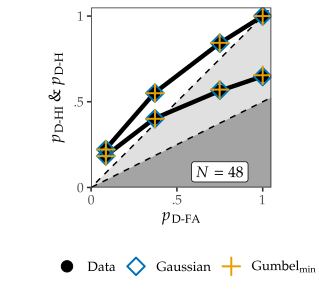

Generate this figure with R:
library("tidyverse")
library("brms")
options(mc.cores = parallel::detectCores())
theme_set(theme_bw(base_size = 15) + 
            theme(legend.position="bottom"))

source("gumbelsdai-stan.R")
source("uvsdtsdai-stan.R")

sd_priors <- set_prior("student_t(5, 0, 2.5)", class = "sd", group = "subject_id")

rawrev <- read_csv("data_norev.csv")

d_sdai <- rawrev %>% 
  mutate(ident_resp = as.integer(ident_resp)) %>% 
  group_by(subject_id, ident_resp, conf_resp) %>%
  summarise(count = n(), .groups = "drop") %>% 
  mutate(
    conf_resp = paste0("c", conf_resp),
    ident_resp = paste0("i", ident_resp+2)
  ) %>% 
  pivot_wider(names_from = c(ident_resp, conf_resp), 
              values_from = count, values_fill = 0)
### i1: ident_resp = -1 
### i2: ident_resp = 0
### i3: ident_resp = 1

##### UVSD ####

uvsdt_priors <- prior(normal(0,0.5), class = Intercept, dpar = "crc") + 
  prior(normal(-0.5,0.5), class = Intercept, dpar = "crl") +
  prior(normal(-0.5,0.5), class = Intercept, dpar = "crh") +
  prior(student_t(3, 0.5, 1), class = Intercept, dpar = "discsignal") +
  prior(student_t(3, 1, 2), class = Intercept)


uvsdt_formula <- brmsformula(
  i1_c1 | vint(i1_c2, i1_c3, i1_c4, i2_c1, i2_c2, i2_c3, i2_c4, i3_c1, i3_c2, i3_c3, i3_c4) ~ 1 + (1|p|subject_id), 
  discsignal ~ 1 + (1|p|subject_id), 
  crc ~ (1|p|subject_id), 
  crl ~ (1|p|subject_id), 
  crh ~ (1|p|subject_id), 
  family = uvsdtsdai_family, cmc = FALSE
)

fit_uvsd <- brm(
  uvsdt_formula, data = d_sdai, 
  stanvars = sv_uvsdtsdai ,
  prior = uvsdt_priors,
  init_r = 0.5
)

#prep_u <- prepare_predictions(fit_uvsd)
# xxx <- calc_posterior_predictions_uvsdtsdai(2, prep_u)
# str(xxx)

gumbel_priors <- prior(normal(0,0.5), class = Intercept, dpar = "crc") + 
  prior(normal(-0.5,0.5), class = Intercept, dpar = "crl") +
  prior(normal(-0.5,0.5), class = Intercept, dpar = "crh") +
  prior(student_t(3, 1, 2), class = Intercept) +
  sd_priors


gumbel_formula <- brmsformula(
  i1_c1 | vint(i1_c2, i1_c3, i1_c4, i2_c1, i2_c2, i2_c3, i2_c4, i3_c1, i3_c2, i3_c3, i3_c4) ~ 1 + (1|p|subject_id), 
  crc ~ (1|p|subject_id), 
  crl ~ (1|p|subject_id), 
  crh ~ (1|p|subject_id), 
  family = gumbelsdai_family
)

fit_gumbel <- brm(
  gumbel_formula, data = d_sdai, 
  stanvars = sv_gumbelsdai,
  prior = gumbel_priors,
  init_r = 0.1,
  #control = list(adapt_delta = 0.99, max_treedepth = 20)
)

save(fit_uvsd, fit_gumbel, file = "sdai-fits.rda", compress = "xz")
load("sdai-fits.rda")

##### plot

res_agg <- d_sdai %>% 
  summarise(across(c(i1_c1, i1_c2, i1_c3, i1_c4, i2_c1, i2_c2, i2_c3, i2_c4, i3_c1, i3_c2, i3_c3, i3_c4), sum)) %>% 
  as.data.frame()
res_agg[,1:4] <- res_agg[,1:4]/sum(res_agg[,1:4])
res_agg[,5:12] <- res_agg[,5:12]/sum(res_agg[,5:12])
dplot2 <- res_agg %>% 
  pivot_longer(everything(), names_to = c("type", "crit"), names_sep = "_") %>% 
  pivot_wider(names_from = type, values_from = value) %>% 
  arrange(desc(crit)) %>% 
  mutate(fa = cumsum(i1),
         hi = cumsum(i3),
         h = cumsum(i2 + i3)) %>% 
  select(-i1, -i2, -i3) %>% 
  pivot_longer(c(hi, h))

pred_uvsdt <- posterior_epred(fit_uvsd)
res_uvsdt <- as.data.frame(t(colMeans(apply(pred_uvsdt, c(2,3), mean))))
colnames(res_uvsdt) <- colnames(res_agg)
dplot2_uvsdt <- res_uvsdt %>% 
  pivot_longer(everything(), names_to = c("type", "crit"), names_sep = "_") %>% 
  pivot_wider(names_from = type, values_from = value) %>% 
  arrange(desc(crit)) %>% 
  mutate(fa = cumsum(i1),
         hi = cumsum(i3),
         h = cumsum(i2 + i3)) %>% 
  select(-i1, -i2, -i3) %>% 
  pivot_longer(c(hi, h))

pred_gumbel <- posterior_epred(fit_gumbel)
res_gumbel <- as.data.frame(t(colMeans(apply(pred_gumbel, c(2,3), mean))))
colnames(res_gumbel) <- colnames(res_agg)
dplot2_gumbel <- res_gumbel %>% 
  pivot_longer(everything(), names_to = c("type", "crit"), names_sep = "_") %>% 
  pivot_wider(names_from = type, values_from = value) %>% 
  arrange(desc(crit)) %>% 
  mutate(fa = cumsum(i1),
         hi = cumsum(i3),
         h = cumsum(i2 + i3)) %>% 
  select(-i1, -i2, -i3) %>% 
  pivot_longer(c(hi, h))


# dplot <- res_agg %>% 
#   pivot_longer(everything(), names_to = c("type", "crit"), names_sep = "_") %>% 
#   group_by(type) %>% 
#   mutate(roc = cumsum(rev(value))) %>% 
#   ungroup()
# dplot2 <- dplot %>% 
#   filter(type == "i1") %>% 
#   select(-type, - value) %>% 
#   rename(fa = roc) %>% 
#   right_join(filter(dplot, type != "i1"))
# dplot2 %>% 
#   arrange(type)

library(showtext)
font_paths("fonts")

# Add font
font_add("Palatino Linotype", 
         #regular="pala.ttf", 
         regular = "asana-math.otf",
         #regular = "palatinolinotype_roman.ttf",
         italic = "palatinolinotype_italic.ttf", 
         bold = "palatinolinotype_bold.ttf", 
         bolditalic = "palatinolinotype_bolditalic.ttf")
showtext_auto()

theme_set(theme_bw(base_size = 12, base_family = "Palatino Linotype") + 
            theme(legend.position="bottom", 
                  panel.grid = element_blank()))
psize <- 3.5
lsize <- 1.5
stsize <- 1.0
dplot2 %>%
  ggplot(aes(x =  fa, y = value)) +
  #geom_abline(slope = -1, intercept = 1, linetype = 2) +
  annotate(geom = "polygon", 
           x = c(-Inf, Inf, Inf), y = c(-Inf, Inf, -Inf), fill = "white") +
  annotate(geom = "polygon", 
           x = c(-Inf, Inf, Inf), y = c(-Inf, Inf, -Inf), 
           fill = rgb(0.7, 0.7, 0.7, alpha = 0.4)) +
  geom_abline(slope = 1, intercept = 0, linetype = 2) +
  annotate(geom = "polygon", 
           x = c(-Inf, Inf, Inf), y = c(-Inf, -Inf, 1/2 + 0.025), 
           fill = rgb(0.3, 0.3, 0.3, alpha = 0.4)) +
  geom_abline(slope = 1/2, intercept = 0, linetype = 2) +
  geom_line(aes(group = name), linewidth = lsize) +
  geom_point(size = psize, aes(shape = "Data", colour = "Data")) +
  geom_point(aes(x =  fa, y = value,
                 shape = "UVSD", colour = "UVSD"),
             size = psize, stroke = stsize, data = dplot2_uvsdt) +
  geom_point(aes(x =  fa, y = value,
                 shape = "Gumbel", colour = "Gumbel"),
             size = psize, stroke = stsize, data = dplot2_gumbel) +
  annotate("label", x = 0.75, y = 0.15, label = "italic(N) == 48",
             hjust = "center", vjust = "top", parse = TRUE,
             family = "Palatino Linotype") +
  coord_fixed(xlim = c(0, 1.05), ylim = c(0, 1.05), expand = FALSE) +
  scale_x_continuous(breaks = c(0, 0.5, 1), labels = c("0", ".5", "1")) +
  scale_y_continuous(breaks = c(0, 0.5, 1), labels = c("0", ".5", "1")) +
  scale_color_manual(
    name = '',
    breaks = c('Data', 'UVSD', 'Gumbel'),
    values = c('Data' = 'black', 'UVSD' = "#0072B2", 'Gumbel' = "#E69F00"),
    labels = c("Data", "Gaussian", expression(Gumbel[min]))
  ) +
  scale_shape_manual(
    name = '',
    breaks = c('Data', 'UVSD', 'Gumbel'),
    values = c('Data' = 19, 'Gumbel' = 3, 'UVSD' = 5),
    labels = c("Data", "Gaussian", expression(Gumbel[min]))
  ) +
  theme(legend.title = NULL) +
  labs(x = expression(italic(p)["D-FA"]), 
       y = expression(italic(p)["D-HI"]~"&"~italic(p)["D-H"]))
ggsave("fit-sdai.pdf", width = 8.1, height = 7.5, units = "cm")
